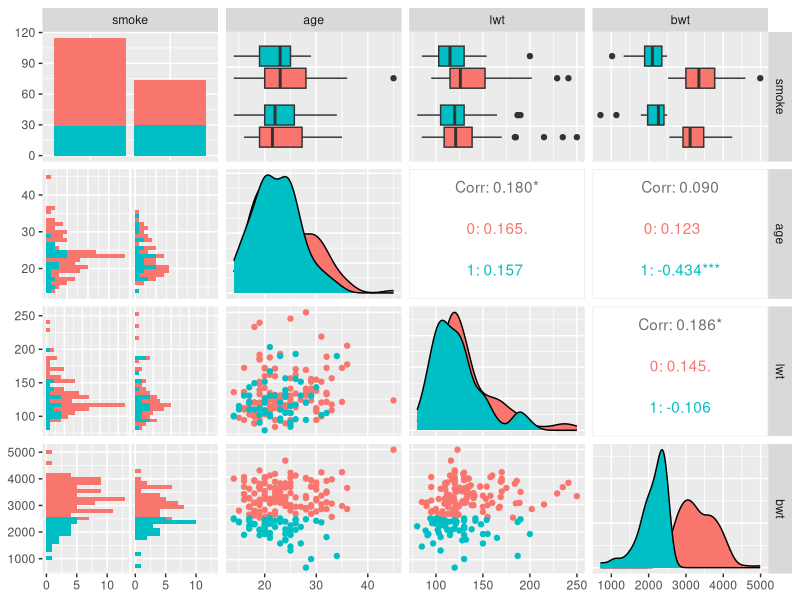

Recreate this plot in R.
library(tidyverse)
library(MASS)
library(GGally)
data("birthwt")
?birthwt
birthwt <- tibble(birthwt) 

birthwt <- birthwt %>%
  mutate( across(c(race:ftv,low) , ~as.factor(.))   )

str(birthwt)
summary(birthwt)
birthwt$age

birthwt%>%
  dplyr::select(smoke | where(is.numeric )) %>% # per evitare il clash con il select di MASS
  ggpairs(mapping = aes(color = birthwt$low))
